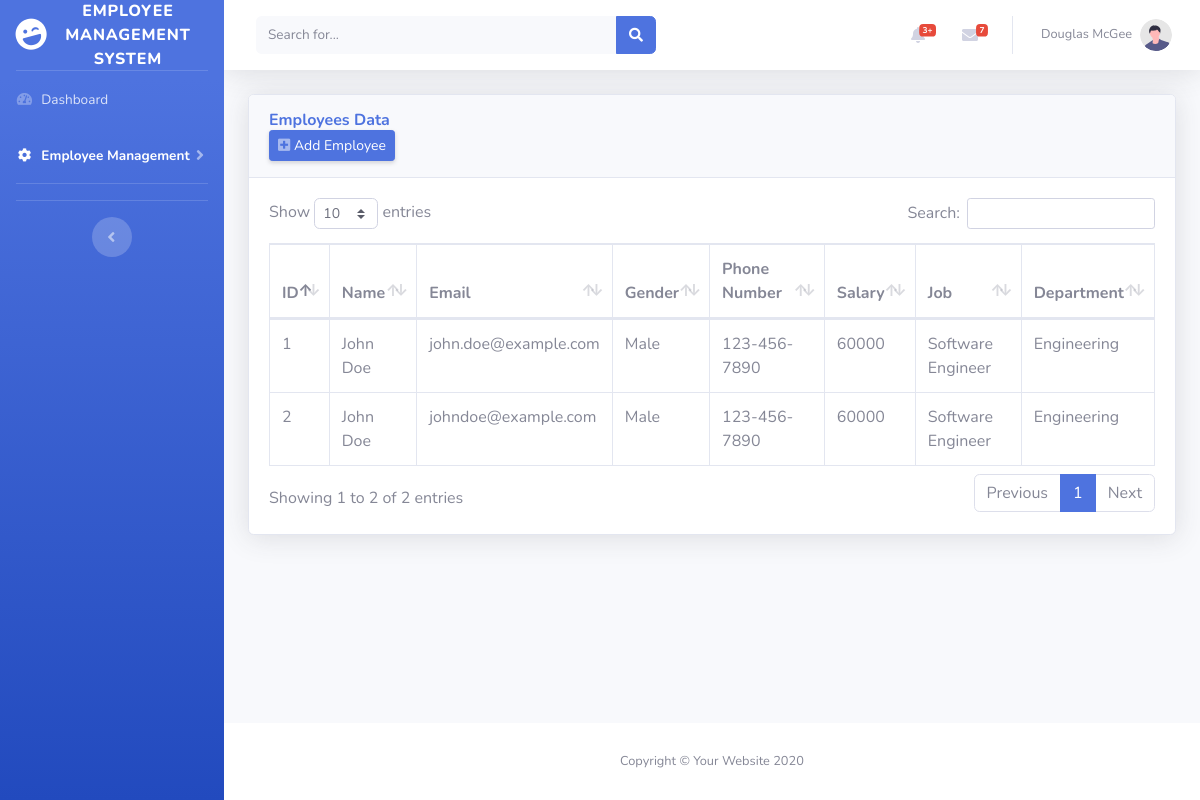
Page /employees.php on the committed database.
### tables this page shows
CREATE TABLE tbl_employees (
    id INT AUTO_INCREMENT PRIMARY KEY,
    first_name VARCHAR(25) NOT NULL,
    last_name VARCHAR(25) NOT NULL,
    gender VARCHAR(10),
    email VARCHAR(25),
    phone VARCHAR(20),
    hire_date DATE,
    salary INT,
    manager INT,
    job VARCHAR(10),
    department INT,
    FOREIGN KEY (manager) REFERENCES tbl_employees(id),
    FOREIGN KEY (job) REFERENCES tbl_jobs(id) ON DELETE SET NULL,
    FOREIGN KEY (department) REFERENCES tbl_departments(id) ON DELETE SET NULL
);

CREATE TABLE tbl_jobs (
    id VARCHAR(10) PRIMARY KEY,
    title VARCHAR(35) NOT NULL,
    min_salary INT,
    max_salary INT
);

CREATE TABLE tbl_departments (
    id INT AUTO_INCREMENT PRIMARY KEY,
    name VARCHAR(30) NOT NULL,
    location INT,
    FOREIGN KEY (location) REFERENCES tbl_locations(id) ON DELETE SET NULL
);

### conn.php (called while the page is built, shortened)
<?php
function connection()
{
    $dbServer = 'localhost';
    $dbUser = 'root';
    $dbPass = '';
    $dbName = "company_db";
    $conn = mysqli_connect($dbServer, $dbUser, $dbPass);
    mysqli_select_db($conn, $dbName);
    return $conn;
}

### employees.php (the view, shortened to what this page needs)
<?php
include ('conn.php');
?>
<!DOCTYPE html>
<html lang="en">
<head>
    <link href="vendor/fontawesome-free/css/all.min.css" rel="stylesheet" type="text/css">
    <link href="css/sb-admin-2.min.css" rel="stylesheet">
    <link href="vendor/datatables/dataTables.bootstrap4.min.css" rel="stylesheet">
</head>
<body id="page-top">
    <div id="wrapper">
        <ul class="navbar-nav bg-gradient-primary sidebar sidebar-dark accordion" id="accordionSidebar">
            <a class="sidebar-brand d-flex align-items-center justify-content-center" href="index.php">
                <div class="sidebar-brand-icon rotate-n-15">
                    <i class="fas fa-laugh-wink"></i>
                </div>
                <div class="sidebar-brand-text mx-3">Employee Management System</div>
            </a>
            <hr class="sidebar-divider my-0">
            <li class="nav-item">
                <a class="nav-link" href="index.php">
                    <i class="fas fa-fw fa-tachometer-alt"></i>
                    <span>Dashboard</span></a>
            </li>
            <li class="nav-item active">
                <a class="nav-link collapsed" href="#" data-toggle="collapse" data-target="#collapseTwo"
                    aria-expanded="true" aria-controls="collapseTwo">
                    <i class="fas fa-fw fa-cog"></i>
                    <span>Employee Management</span>
                </a>
            </li>
            <hr class="sidebar-divider">
            <hr class="sidebar-divider d-none d-md-block">
            <div class="text-center d-none d-md-inline">
                <button class="rounded-circle border-0" id="sidebarToggle"></button>
            </div>
        </ul>
        <div id="content-wrapper" class="d-flex flex-column">
            <div id="content">
                <nav class="navbar navbar-expand navbar-light bg-white topbar mb-4 static-top shadow">
                    <form
                        class="d-none d-sm-inline-block form-inline mr-auto ml-md-3 my-2 my-md-0 mw-100 navbar-search">
                        <div class="input-group">
                            <input type="text" class="form-control bg-light border-0 small" placeholder="Search for..."
                                aria-label="Search" aria-describedby="basic-addon2">
                            <div class="input-group-append">
                                <button class="btn btn-primary" type="button">
                                    <i class="fas fa-search fa-sm"></i>
                                </button>
                            </div>
                        </div>
                    </form>
                    <ul class="navbar-nav ml-auto">
                        <li class="nav-item dropdown no-arrow mx-1">
                            <a class="nav-link dropdown-toggle" href="#" id="alertsDropdown" role="button"
                                data-toggle="dropdown" aria-haspopup="true" aria-expanded="false">
                                <i class="fas fa-bell fa-fw"></i>
                                <span class="badge badge-danger badge-counter">3+</span>
                            </a>
                        </li>
                        <li class="nav-item dropdown no-arrow mx-1">
                            <a class="nav-link dropdown-toggle" href="#" id="messagesDropdown" role="button"
                                data-toggle="dropdown" aria-haspopup="true" aria-expanded="false">
                                <i class="fas fa-envelope fa-fw"></i>
                                <span class="badge badge-danger badge-counter">7</span>
                            </a>
                        </li>
                        <li class="nav-item dropdown no-arrow">
                            <a class="nav-link dropdown-toggle" href="#" id="userDropdown" role="button"
                                data-toggle="dropdown" aria-haspopup="true" aria-expanded="false">
                                <span class="mr-2 d-none d-lg-inline text-gray-600 small">Douglas McGee</span>
                                <img class="img-profile rounded-circle" src="img/undraw_profile.svg">
                            </a>
                        </li>
                    </ul>
                </nav>
                <div class="container-fluid">
                    <div class="card shadow mb-4">
                        <div class="card-header py-3">
                            <h6 class="m-0 font-weight-bold text-primary">Employees Data</h6>
                            <button id="" class="d-none d-sm-inline-block btn btn-sm btn-primary shadow-sm"><i
                                    class="fa fa-plus-square text-white-50"></i> Add Employee</button>
                        </div>
                        <div class="card-body">
                            <div class="table-responsive">
                                <table class="table table-bordered" id="dataTable" width="100%" cellspacing="0">
                                    <thead>
                                        <tr>
                                            <th>ID</th>
                                            <th>Name</th>
                                            <th>Email</th>
                                            <th>Gender</th>
                                            <th>Phone Number</th>
                                            <th>Salary</th>
                                            <th>Job</th>
                                            <th>Department</th>
                                        </tr>
                                    </thead>
                                    <?php
                                    $query = "SELECT e.id, e.first_name, e.last_name, e.email, e.gender, e.phone, e.salary, j.title AS job, d.name AS department
                                    FROM tbl_employees e
                                    JOIN tbl_jobs j ON e.job = j.id
                                    JOIN tbl_departments d ON e.department = d.id";
                                    $result = mysqli_query(connection(), $query);
                                    if ($result) {
                                        while ($row = mysqli_fetch_assoc($result)) {
                                            echo "<tr>";
                                            echo "<td>" . $row['id'] . "</td>";
                                            echo "<td>" . $row['first_name'] . " " . $row['last_name'] . "</td>";
                                            echo "<td>" . $row['email'] . "</td>";
                                            echo "<td>" . $row['gender'] . "</td>";
                                            echo "<td>" . $row['phone'] . "</td>";
                                            echo "<td>" . $row['salary'] . "</td>";
                                            echo "<td>" . $row['job'] . "</td>";
                                            echo "<td>" . $row['department'] . "</td>";
                                            echo "</tr>";
                                        }
                                    } else {
                                        echo "<tr><td colspan='8'>No data found</td></tr>";
                                    }
                                    ?>
                                </table>
                            </div>
                        </div>
                    </div>
                </div>
            </div>
            <footer class="sticky-footer bg-white">
                <div class="container my-auto">
                    <div class="copyright text-center my-auto">
                        <span>Copyright &copy; Your Website 2020</span>
                    </div>
                </div>
            </footer>
        </div>
    </div>
</body>
</html>

### rows in the picture
tbl_employees: id "1", first_name "John", last_name "Doe", email "john.doe@example.com", gender "Male", phone "123-456-7890", salary "60000", job.title "Software Engineer", department.name "Engineering"
tbl_employees: id "2", first_name "John", last_name "Doe", email "johndoe@example.com", gender "Male", phone "123-456-7890", salary "60000", job.title "Software Engineer", department.name "Engineering"
